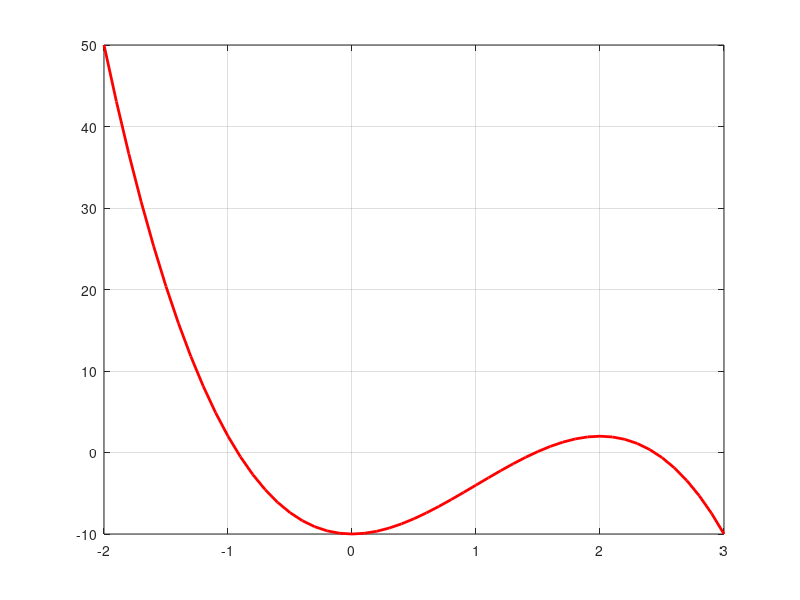

This figure's MATLAB source:
%Vamos a ejecutar un programa muy corto que lo unico que hace es graficar
%Debemos de tener en cuenta que se debe de ejecutar correctamente para que esto duncion
f = @ (x) -3 *(x-2).^2.*(x+1)+2

a = -2
b = 3


x = a:0.1:b;



y = f(x)

plot (x,y,'r','LineWidth',2)

grid on
